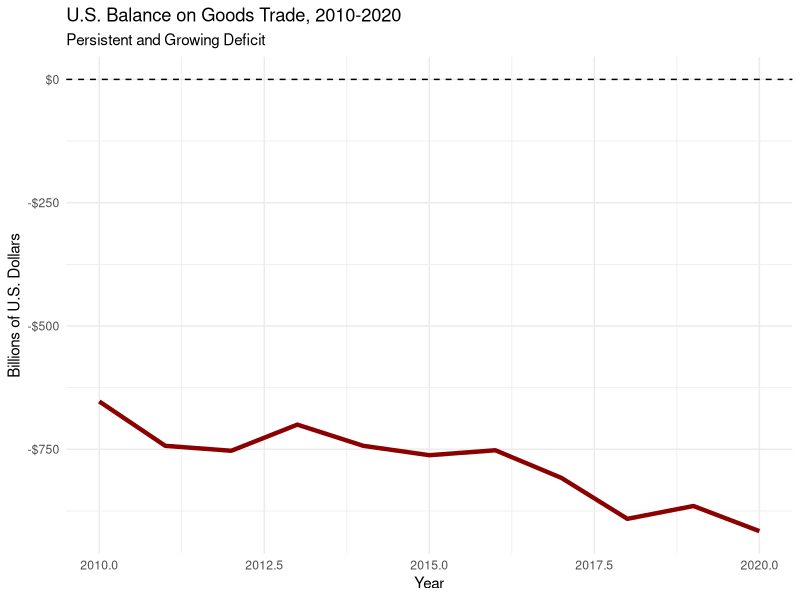
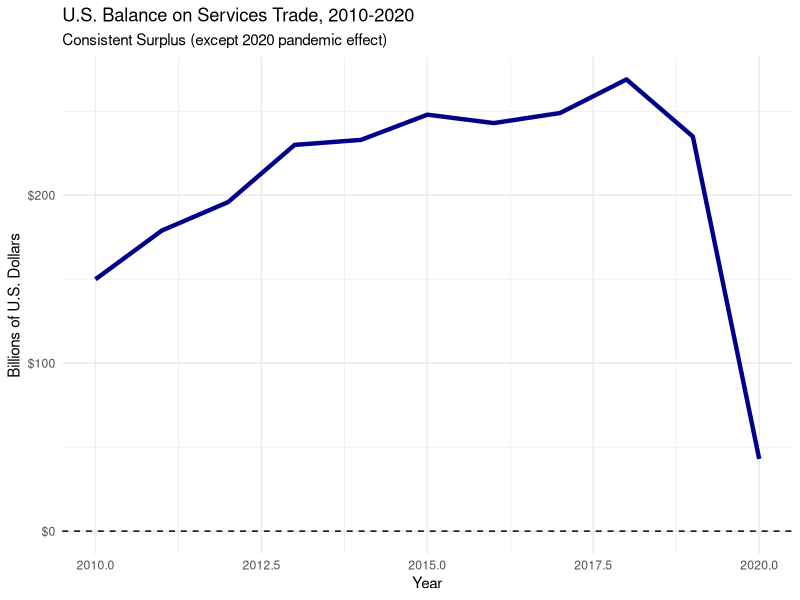
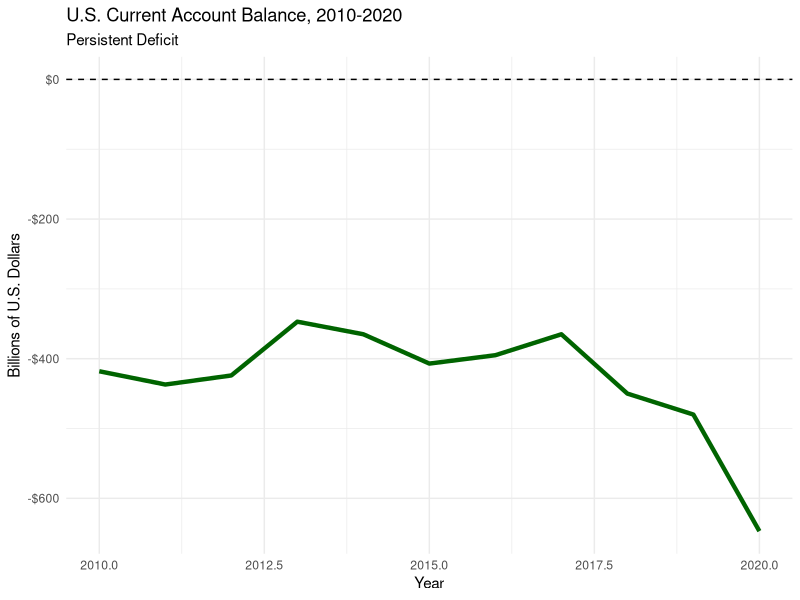
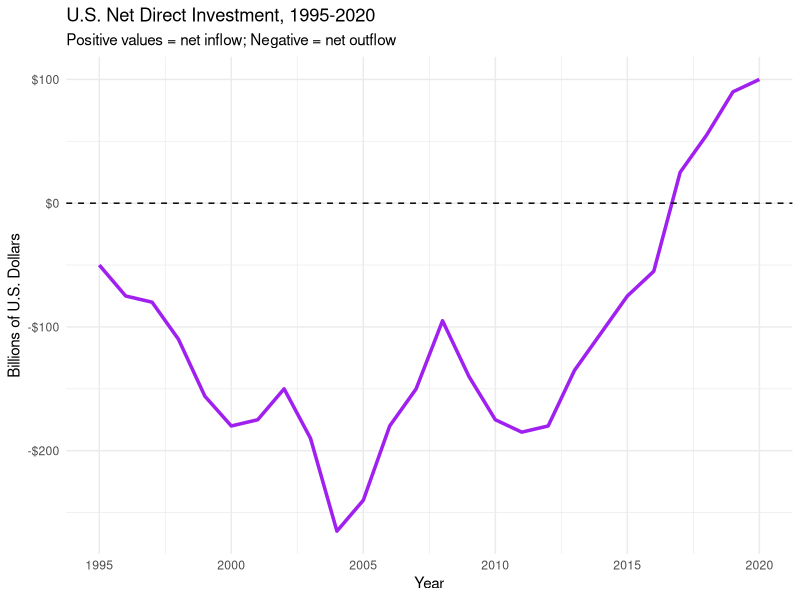
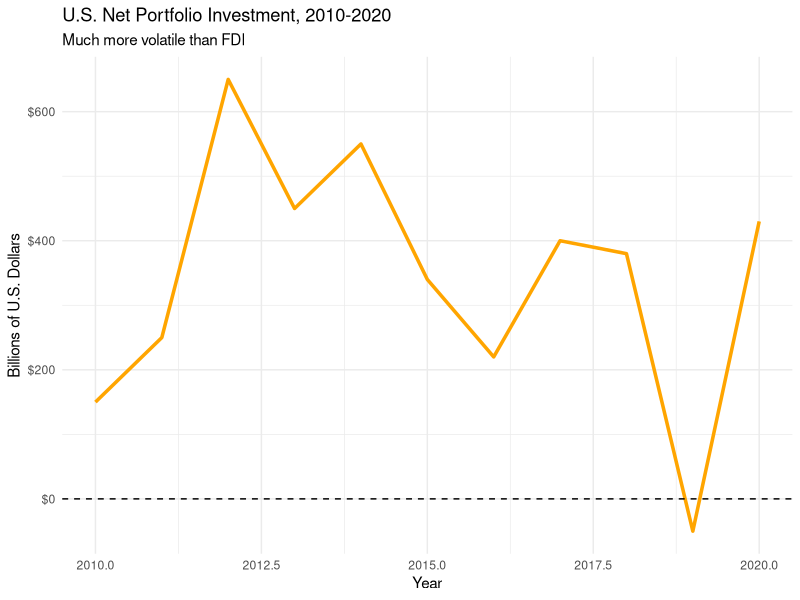
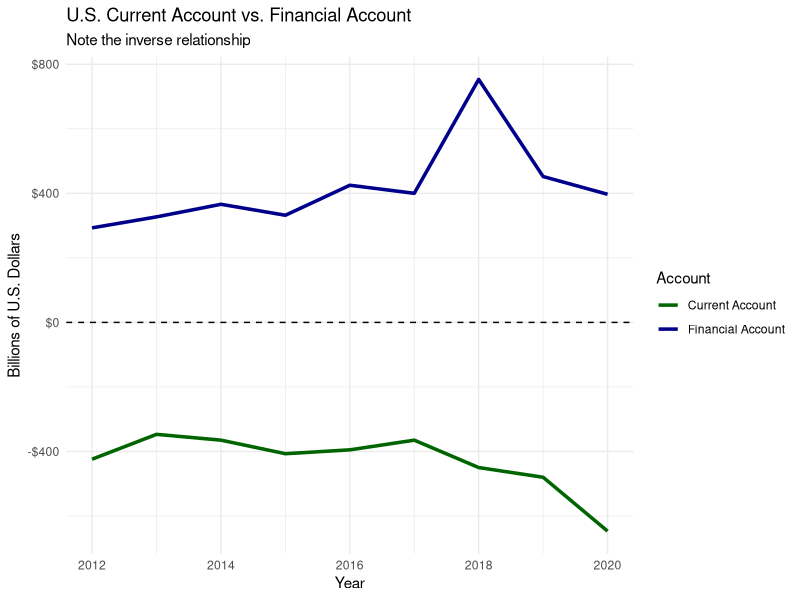
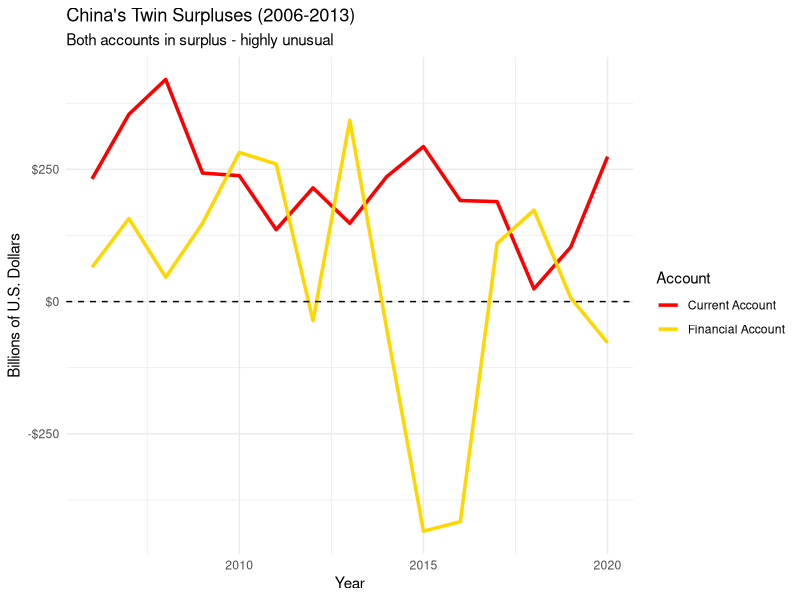
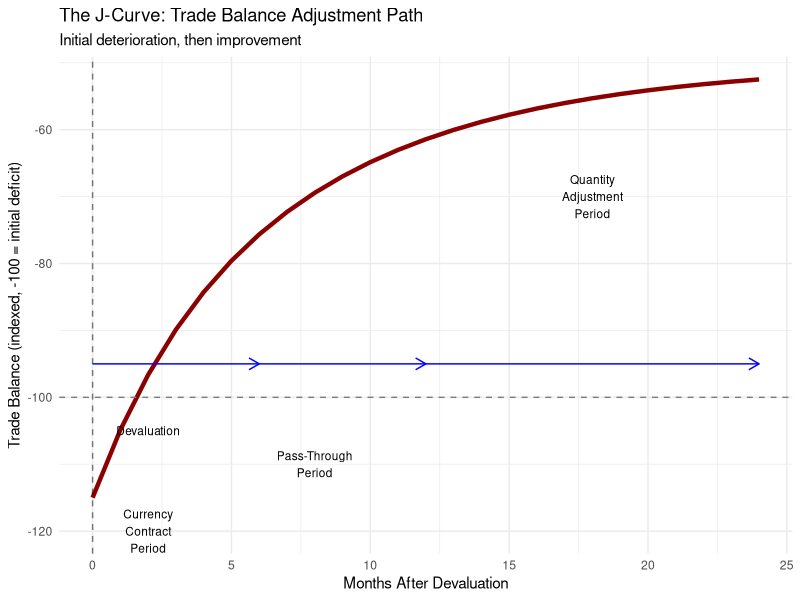

Here is the R script that generated these plots, in order:
## ---- chunk 1
#| echo: true
#| label: us-goods-trade

# U.S. Balance on Goods (billions of dollars)
years <- 2010:2020
goods_balance <- c(-653, -743, -753, -700, -743, -762, -752, -808, -891, -865, -916)

library(ggplot2)
df_goods <- data.frame(Year = years, Balance = goods_balance)

ggplot(df_goods, aes(x = Year, y = Balance)) +
  geom_line(color = "darkred", size = 1.5) +
  geom_hline(yintercept = 0, linetype = "dashed") +
  labs(title = "U.S. Balance on Goods Trade, 2010-2020",
       subtitle = "Persistent and Growing Deficit",
       y = "Billions of U.S. Dollars",
       x = "Year") +
  theme_minimal() +
  scale_y_continuous(labels = scales::dollar_format())
## ---- chunk 2
#| echo: true
#| label: us-services-trade

# U.S. Balance on Services (billions of dollars)
services_balance <- c(150, 179, 196, 230, 233, 248, 243, 249, 269, 235, 43)

df_services <- data.frame(Year = years, Balance = services_balance)

ggplot(df_services, aes(x = Year, y = Balance)) +
  geom_line(color = "darkblue", size = 1.5) +
  geom_hline(yintercept = 0, linetype = "dashed") +
  labs(title = "U.S. Balance on Services Trade, 2010-2020",
       subtitle = "Consistent Surplus (except 2020 pandemic effect)",
       y = "Billions of U.S. Dollars",
       x = "Year") +
  theme_minimal() +
  scale_y_continuous(labels = scales::dollar_format())
## ---- chunk 3
#| echo: true
#| label: us-current-account

# U.S. Current Account Balance (billions of dollars)
current_account <- c(-418, -437, -424, -347, -365, -407, -395, -365, -450, -480, -647)

df_current <- data.frame(Year = years, Balance = current_account)

ggplot(df_current, aes(x = Year, y = Balance)) +
  geom_line(color = "darkgreen", size = 1.5) +
  geom_hline(yintercept = 0, linetype = "dashed") +
  labs(title = "U.S. Current Account Balance, 2010-2020",
       subtitle = "Persistent Deficit",
       y = "Billions of U.S. Dollars",
       x = "Year") +
  theme_minimal() +
  scale_y_continuous(labels = scales::dollar_format())
## ---- chunk 4
#| echo: true
#| label: us-fdi

# U.S. Net Direct Investment (billions, positive = net inflow)
years_fdi <- 1995:2020
# Sample data reflecting typical pattern - large volatility
net_fdi <- c(-50, -75, -80, -110, -156, -180, -175, -150, -190, -265,
             -240, -180, -150, -95, -140, -175, -185, -180, -135, -105,
             -75, -55, 25, 55, 90, 100)

df_fdi <- data.frame(Year = years_fdi, NetFDI = net_fdi)

ggplot(df_fdi, aes(x = Year, y = NetFDI)) +
  geom_line(color = "purple", size = 1.2) +
  geom_hline(yintercept = 0, linetype = "dashed") +
  labs(title = "U.S. Net Direct Investment, 1995-2020",
       subtitle = "Positive values = net inflow; Negative = net outflow",
       y = "Billions of U.S. Dollars",
       x = "Year") +
  theme_minimal() +
  scale_y_continuous(labels = scales::dollar_format())
## ---- chunk 5
#| echo: true
#| label: us-portfolio

# U.S. Net Portfolio Investment (billions, positive = net inflow)
years_port <- 2010:2020
net_portfolio <- c(150, 250, 650, 450, 550, 340, 220, 400, 380, -50, 430)

df_port <- data.frame(Year = years_port, NetPortfolio = net_portfolio)

ggplot(df_port, aes(x = Year, y = NetPortfolio)) +
  geom_line(color = "orange", size = 1.2) +
  geom_hline(yintercept = 0, linetype = "dashed") +
  labs(title = "U.S. Net Portfolio Investment, 2010-2020",
       subtitle = "Much more volatile than FDI",
       y = "Billions of U.S. Dollars",
       x = "Year") +
  theme_minimal() +
  scale_y_continuous(labels = scales::dollar_format())
## ---- chunk 6
#| echo: true
#| label: current-vs-financial

# Comparing current and financial accounts
years_comp <- 2012:2020
current_acct <- c(-424, -347, -365, -407, -395, -365, -450, -480, -647)
financial_acct <- c(293, 327, 366, 332, 425, 400, 753, 452, 397)

df_comp <- data.frame(
  Year = rep(years_comp, 2),
  Balance = c(current_acct, financial_acct),
  Account = rep(c("Current Account", "Financial Account"), each = length(years_comp))
)

ggplot(df_comp, aes(x = Year, y = Balance, color = Account)) +
  geom_line(size = 1.2) +
  geom_hline(yintercept = 0, linetype = "dashed") +
  labs(title = "U.S. Current Account vs. Financial Account",
       subtitle = "Note the inverse relationship",
       y = "Billions of U.S. Dollars",
       x = "Year") +
  theme_minimal() +
  scale_y_continuous(labels = scales::dollar_format()) +
  scale_color_manual(values = c("darkgreen", "darkblue"))
## ---- chunk 7
#| echo: true
#| label: china-twin-surplus

# China's Twin Surpluses (billions of dollars)
years_china <- 2006:2020
china_current <- c(232, 354, 420, 243, 238, 136, 215, 148, 236, 293, 191, 189, 24, 103, 274)
china_financial <- c(65, 157, 46, 148, 282, 260, -36, 343, -51, -434, -416, 110, 173, 7, -78)

df_china <- data.frame(
  Year = rep(years_china, 2),
  Balance = c(china_current, china_financial),
  Account = rep(c("Current Account", "Financial Account"), each = length(years_china))
)

ggplot(df_china, aes(x = Year, y = Balance, color = Account)) +
  geom_line(size = 1.2) +
  geom_hline(yintercept = 0, linetype = "dashed") +
  labs(title = "China's Twin Surpluses (2006-2013)",
       subtitle = "Both accounts in surplus - highly unusual",
       y = "Billions of U.S. Dollars",
       x = "Year") +
  theme_minimal() +
  scale_y_continuous(labels = scales::dollar_format()) +
  scale_color_manual(values = c("red", "gold"))
## ---- chunk 8
#| echo: true
#| label: j-curve

# Simulating J-Curve
months <- 0:24
# Trade balance starts at -100, gets worse, then improves
trade_balance <- -100 + (-15 * exp(-months/3)) + (50 * (1 - exp(-months/8)))

df_jcurve <- data.frame(Months = months, TradeBalance = trade_balance)

ggplot(df_jcurve, aes(x = Months, y = TradeBalance)) +
  geom_line(color = "darkred", size = 1.5) +
  geom_hline(yintercept = -100, linetype = "dashed", color = "gray50") +
  geom_vline(xintercept = 0, linetype = "dashed", alpha = 0.5) +
  annotate("text", x = 2, y = -105, label = "Devaluation", size = 3) +
  annotate("text", x = 2, y = -120, label = "Currency\nContract\nPeriod", size = 3) +
  annotate("text", x = 8, y = -110, label = "Pass-Through\nPeriod", size = 3) +
  annotate("text", x = 18, y = -70, label = "Quantity\nAdjustment\nPeriod", size = 3) +
  annotate("segment", x = 0, xend = 6, y = -95, yend = -95, 
           arrow = arrow(length = unit(0.3, "cm")), color = "blue") +
  annotate("segment", x = 6, xend = 12, y = -95, yend = -95,
           arrow = arrow(length = unit(0.3, "cm")), color = "blue") +
  annotate("segment", x = 12, xend = 24, y = -95, yend = -95,
           arrow = arrow(length = unit(0.3, "cm")), color = "blue") +
  labs(title = "The J-Curve: Trade Balance Adjustment Path",
       subtitle = "Initial deterioration, then improvement",
       x = "Months After Devaluation",
       y = "Trade Balance (indexed, -100 = initial deficit)") +
  theme_minimal()
